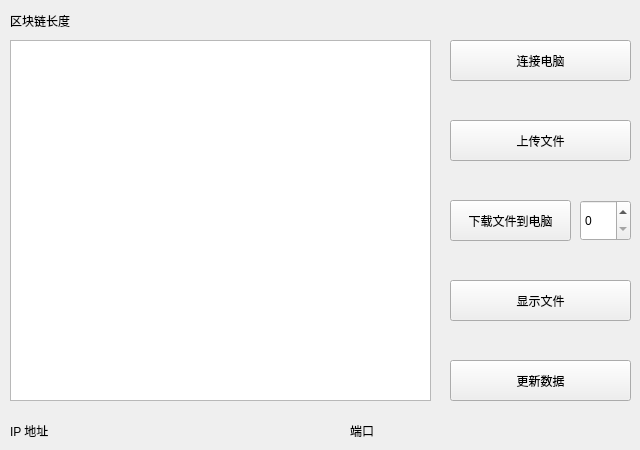
<?xml version="1.0" encoding="UTF-8"?>
<ui version="4.0">
 <class>MainWindow</class>
 <widget class="QMainWindow" name="MainWindow">
  <property name="geometry">
   <rect>
    <x>0</x>
    <y>0</y>
    <width>640</width>
    <height>450</height>
   </rect>
  </property>
  <property name="sizePolicy">
   <sizepolicy hsizetype="Fixed" vsizetype="Fixed">
    <horstretch>0</horstretch>
    <verstretch>0</verstretch>
   </sizepolicy>
  </property>
  <property name="minimumSize">
   <size>
    <width>320</width>
    <height>225</height>
   </size>
  </property>
  <property name="maximumSize">
   <size>
    <width>640</width>
    <height>450</height>
   </size>
  </property>
  <property name="windowTitle">
   <string>区块链</string>
  </property>
  <property name="locale">
   <locale language="Chinese" country="China"/>
  </property>
  <widget class="QWidget" name="centralWidget">
   <property name="sizePolicy">
    <sizepolicy hsizetype="Fixed" vsizetype="Fixed">
     <horstretch>0</horstretch>
     <verstretch>0</verstretch>
    </sizepolicy>
   </property>
   <property name="minimumSize">
    <size>
     <width>320</width>
     <height>225</height>
    </size>
   </property>
   <property name="maximumSize">
    <size>
     <width>640</width>
     <height>450</height>
    </size>
   </property>
   <widget class="QTextBrowser" name="textBrowser">
    <property name="geometry">
     <rect>
      <x>10</x>
      <y>40</y>
      <width>421</width>
      <height>361</height>
     </rect>
    </property>
    <property name="font">
     <font>
      <pointsize>9</pointsize>
     </font>
    </property>
   </widget>
   <widget class="QPushButton" name="Store">
    <property name="geometry">
     <rect>
      <x>450</x>
      <y>120</y>
      <width>181</width>
      <height>41</height>
     </rect>
    </property>
    <property name="text">
     <string>上传文件</string>
    </property>
   </widget>
   <widget class="QPushButton" name="Connect">
    <property name="geometry">
     <rect>
      <x>450</x>
      <y>40</y>
      <width>181</width>
      <height>41</height>
     </rect>
    </property>
    <property name="layoutDirection">
     <enum>Qt::LeftToRight</enum>
    </property>
    <property name="text">
     <string>连接电脑</string>
    </property>
   </widget>
   <widget class="QLabel" name="portLabel">
    <property name="geometry">
     <rect>
      <x>350</x>
      <y>420</y>
      <width>281</width>
      <height>21</height>
     </rect>
    </property>
    <property name="font">
     <font>
      <pointsize>9</pointsize>
     </font>
    </property>
    <property name="text">
     <string>端口</string>
    </property>
   </widget>
   <widget class="QPushButton" name="Save">
    <property name="geometry">
     <rect>
      <x>450</x>
      <y>200</y>
      <width>121</width>
      <height>41</height>
     </rect>
    </property>
    <property name="text">
     <string>下载文件到电脑</string>
    </property>
   </widget>
   <widget class="QPushButton" name="View">
    <property name="geometry">
     <rect>
      <x>450</x>
      <y>280</y>
      <width>181</width>
      <height>41</height>
     </rect>
    </property>
    <property name="text">
     <string>显示文件</string>
    </property>
   </widget>
   <widget class="QPushButton" name="UpdateBlockchain">
    <property name="geometry">
     <rect>
      <x>450</x>
      <y>360</y>
      <width>181</width>
      <height>41</height>
     </rect>
    </property>
    <property name="text">
     <string>更新数据</string>
    </property>
   </widget>
   <widget class="QLabel" name="ipLabel">
    <property name="geometry">
     <rect>
      <x>10</x>
      <y>420</y>
      <width>421</width>
      <height>21</height>
     </rect>
    </property>
    <property name="font">
     <font>
      <pointsize>9</pointsize>
     </font>
    </property>
    <property name="text">
     <string>IP 地址</string>
    </property>
   </widget>
   <widget class="QSpinBox" name="spinBox_1">
    <property name="geometry">
     <rect>
      <x>580</x>
      <y>200</y>
      <width>51</width>
      <height>41</height>
     </rect>
    </property>
    <property name="maximum">
     <number>99999999</number>
    </property>
   </widget>
   <widget class="QLabel" name="label">
    <property name="geometry">
     <rect>
      <x>10</x>
      <y>10</y>
      <width>621</width>
      <height>21</height>
     </rect>
    </property>
    <property name="font">
     <font>
      <pointsize>9</pointsize>
     </font>
    </property>
    <property name="text">
     <string>区块链长度</string>
    </property>
   </widget>
  </widget>
 </widget>
 <layoutdefault spacing="6" margin="11"/>
 <resources/>
 <connections/>
</ui>
